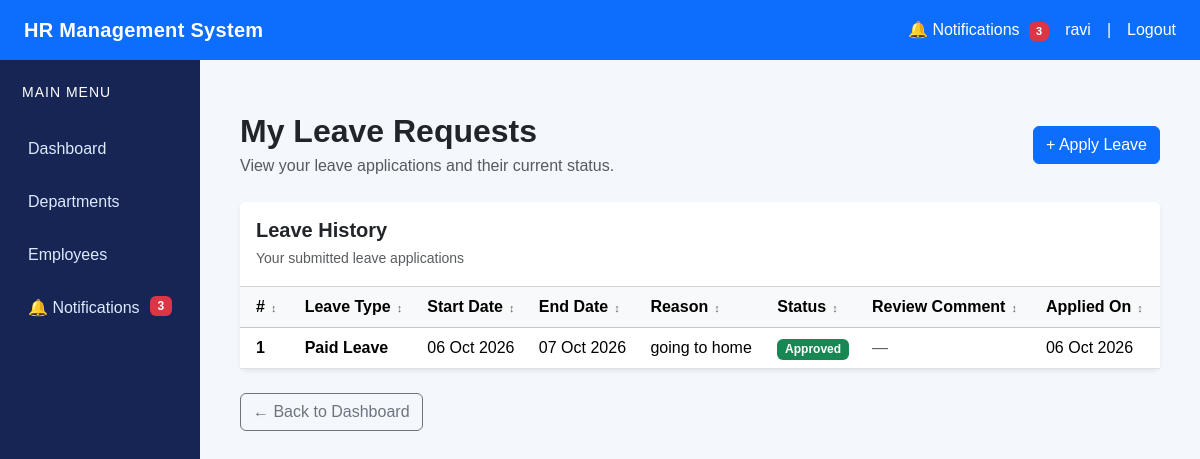
Page /leaves/my/ (signed in) on the committed database.
### leaves/models.py (models this page shows, shortened)
class LeaveRequest(models.Model):
    LEAVE_TYPE_CHOICES = [
        ('CASUAL', 'Casual Leave'),
        ('SICK', 'Sick Leave'),
        ('PAID', 'Paid Leave'),
        ('UNPAID', 'Unpaid Leave'),
    ]
    STATUS_CHOICES = [
        ('PENDING', 'Pending'),
        ('APPROVED', 'Approved'),
        ('REJECTED', 'Rejected'),
    ]
    employee = models.ForeignKey(
        User,
        on_delete=models.CASCADE,
        related_name='leave_requests'
    )
    leave_type = models.CharField(
        max_length=20,
        choices=LEAVE_TYPE_CHOICES
    )
    start_date = models.DateField()
    end_date = models.DateField()
    reason = models.TextField()
    status = models.CharField(
        max_length=20,
        choices=STATUS_CHOICES,
        default='PENDING'
    )
    applied_on = models.DateTimeField(auto_now_add=True)
    reviewed_by = models.ForeignKey(
        User,
        on_delete=models.SET_NULL,
        null=True,
        blank=True,
        related_name='reviewed_leave_requests'
    )
    review_comment = models.TextField(blank=True)
    class Meta:
        ordering = ['-applied_on']

### leaves/views.py (the view)
# urls.py: path('my/', views.my_leaves, name='my_leaves'),
@login_required
def my_leaves(request):
    leaves = LeaveRequest.objects.filter(
        employee=request.user
    ).order_by('-applied_on')
    return render(
        request,
        'leaves/my_leaves.html',
        {
            'leaves': leaves
        }
    )

### notifications/context_processors.py (called while the page is built)
def notification_count(request):
    if request.user.is_authenticated:
        unread_count = Notification.objects.filter(
            user=request.user,
            is_read=False
        ).count()
        return {
            'unread_notifications_count': unread_count
        }
    return {
        'unread_notifications_count': 0
    }

### templates/leaves/my_leaves.html (shortened to what this page needs)
{% extends 'base.html' %}
{% block content %}
<div class="container py-4">
    <div class="d-flex justify-content-between align-items-center mb-4 flex-wrap gap-2">
        <div>
            <h2 class="fw-bold mb-1">My Leave Requests</h2>
            <p class="text-muted mb-0">
                View your leave applications and their current status.
            </p>
        </div>
        <a href="{% url 'apply_leave' %}"
           class="btn btn-primary">
            + Apply Leave
        </a>
    </div>
    {% if leaves %}
    <div class="card border-0 shadow-sm">
        <div class="card-header bg-white p-3">
            <h5 class="fw-bold mb-1">
                Leave History
            </h5>
            <small class="text-muted">
                Your submitted leave applications
            </small>
        </div>
        <div class="card-body p-0">
            <div class="table-responsive">
                <table class="table table-hover align-middle mb-0">
                    <thead class="table-light">
                        <tr>
                            <th class="px-3">#</th>
                            <th>Leave Type</th>
                            <th>Start Date</th>
                            <th>End Date</th>
                            <th>Reason</th>
                            <th>Status</th>
                            <th>Review Comment</th>
                            <th>Applied On</th>
                        </tr>
                    </thead>
                    <tbody>
                        {% for leave in leaves %}
                        <tr>
                            <td class="px-3 fw-semibold">
                                {{ leave.id }}
                            </td>
                            <td>
                                <strong>
                                    {{ leave.get_leave_type_display }}
                                </strong>
                            </td>
                            <td>
                                {{ leave.start_date|date:"d M Y" }}
                            </td>
                            <td>
                                {{ leave.end_date|date:"d M Y" }}
                            </td>
                            <td>
                                <span
                                    title="{{ leave.reason }}">
                                    {{ leave.reason|truncatechars:35 }}
                                </span>
                            </td>
                            <td>
                                {% if leave.status == 'APPROVED' %}
                                    <span class="badge bg-success">
                                        Approved
                                    </span>
                                {% elif leave.status == 'REJECTED' %}
                                    <span class="badge bg-danger">
                                        Rejected
                                    </span>
                                {% else %}
                                    <span class="badge bg-warning text-dark">
                                        Pending
                                    </span>
                                {% endif %}
                            </td>
                            <td>
                                {% if leave.review_comment %}
                                    <span
                                        title="{{ leave.review_comment }}">
                                        {{ leave.review_comment|truncatechars:35 }}
                                    </span>
                                {% else %}
                                    <span class="text-muted">
                                        —
                                    </span>
                                {% endif %}
                            </td>
                            <td>
                                {{ leave.applied_on|date:"d M Y" }}
                            </td>
                        </tr>
                        {% endfor %}
                    </tbody>
                </table>
            </div>
        </div>
    </div>
    {% endif %}
    <div class="mt-4">
        <a href="{% url 'employee_dashboard' %}"
           class="btn btn-outline-secondary">
            ← Back to Dashboard
        </a>
    </div>
</div>
{% endblock %}

### templates/base.html (shortened to what this page needs)
{% load static %}
<!DOCTYPE html>
<html lang="en">
<head>
    <link
        href="https://cdn.jsdelivr.net/npm/bootstrap@5.3.3/dist/css/bootstrap.min.css"
        rel="stylesheet"
    >
</head>
<body>
    <nav class="navbar navbar-dark bg-primary px-4">
        <a
            class="navbar-brand fw-bold"
            href="{% url 'dashboard' %}"
        >
            HR Management System
        </a>
        <div class="text-white d-flex align-items-center gap-3 flex-wrap">
            <a
                href="{% url 'notification_list' %}"
                class="text-white text-decoration-none"
            >
                🔔 Notifications
                {% if unread_notifications_count > 0 %}
                    <span class="badge bg-danger notification-badge">
                        {{ unread_notifications_count }}
                    </span>
                {% endif %}
            </a>
            <span>
                {{ request.user.username }}
            </span>
            <span>|</span>
            <a
                href="{% url 'logout' %}"
                class="text-white text-decoration-none"
            >
                Logout
            </a>
        </div>
    </nav>
    <div class="container-fluid">
        <div class="row">
            <aside class="col-md-2 sidebar">
                <h5 class="text-white mb-4">
                    MAIN MENU
                </h5>
                <a href="{% url 'dashboard' %}">
                    Dashboard
                </a>
                <a href="{% url 'department_list' %}">
                    Departments
                </a>
                <a href="{% url 'employee_list' %}">
                    Employees
                </a>
                <a href="{% url 'notification_list' %}">
                    🔔 Notifications
                    {% if unread_notifications_count > 0 %}
                        <span class="badge bg-danger float-end">
                            {{ unread_notifications_count }}
                        </span>
                    {% endif %}
                </a>
            </aside>
            <main class="col-md-10 main-content">
                {% block content %}
                {% endblock %}
            </main>
        </div>
    </div>
</body>
</html>

### templates/base.html (style rules this page uses)
body { background-color: #f4f7fb; font-family: Arial, sans-serif; margin: 0; }
.navbar { min-height: 60px; }
.navbar-brand { letter-spacing: 0.3px; }
.sidebar { min-height: 100vh; background: #172554; padding-top: 24px; }
.sidebar h5 { font-size: 14px; letter-spacing: 1px; padding-left: 10px; }
.sidebar a { display: block; color: #dbeafe; text-decoration: none; padding: 12px 16px; border-radius: 8px; margin-bottom: 5px; transition: background 0.2s ease, color 0.2s ease; }
.main-content { padding: 28px; min-height: calc(100vh - 60px); }
.notification-badge { font-size: 11px; padding: 4px 7px; margin-left: 5px; }

### rows in the picture
LeaveRequest: id "1", leave_type "Paid Leave", start_date "06 Oct 2026", end_date "07 Oct 2026", reason "going to home", status "Approved", applied_on "06 Oct 2026"

### other values in the picture
{{ unread_notifications_count }} "3"
{{ request.user.username }} "ravi"
